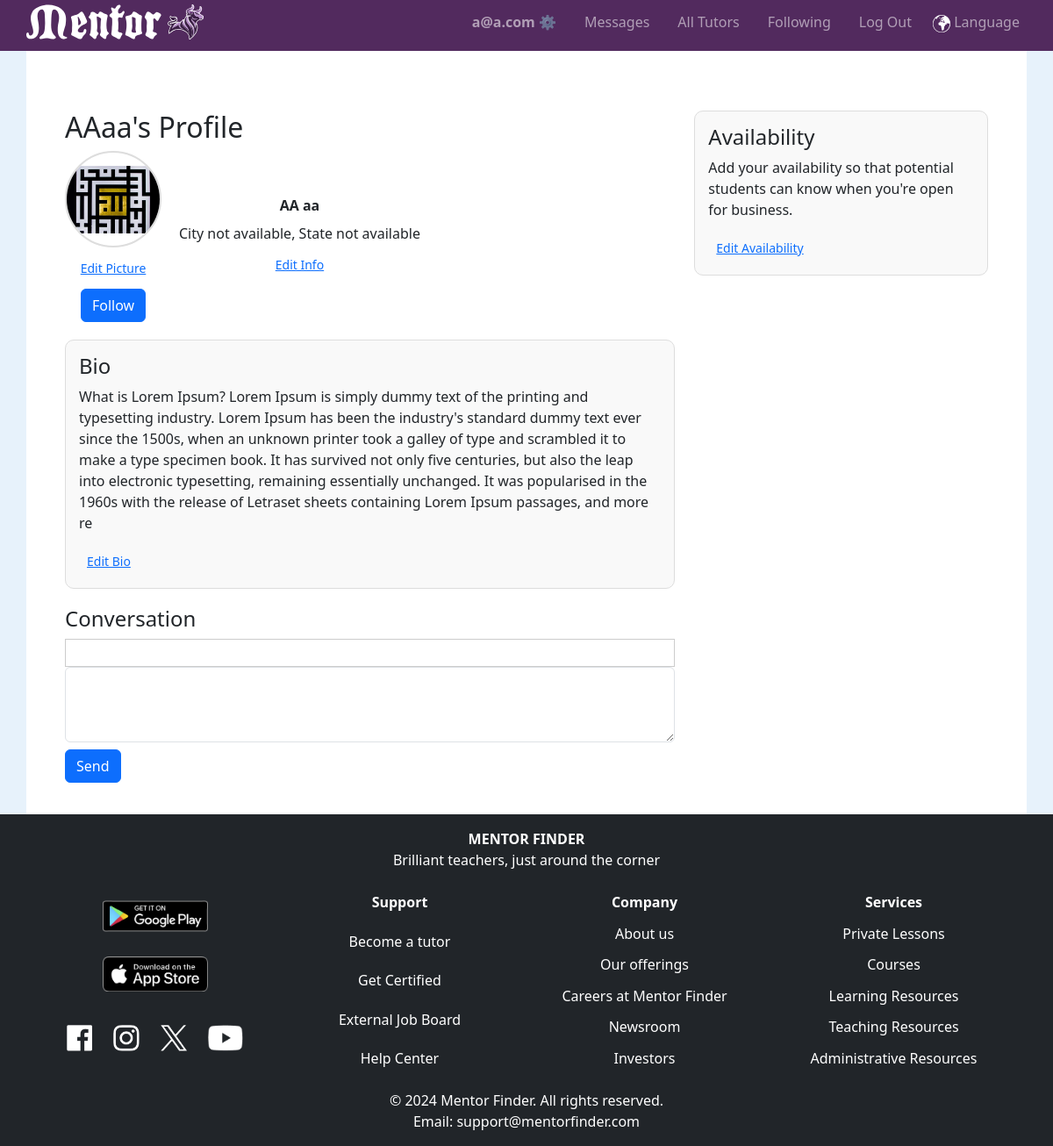
/my-profile/ (signed in), run on an earlier commit of the app's database.
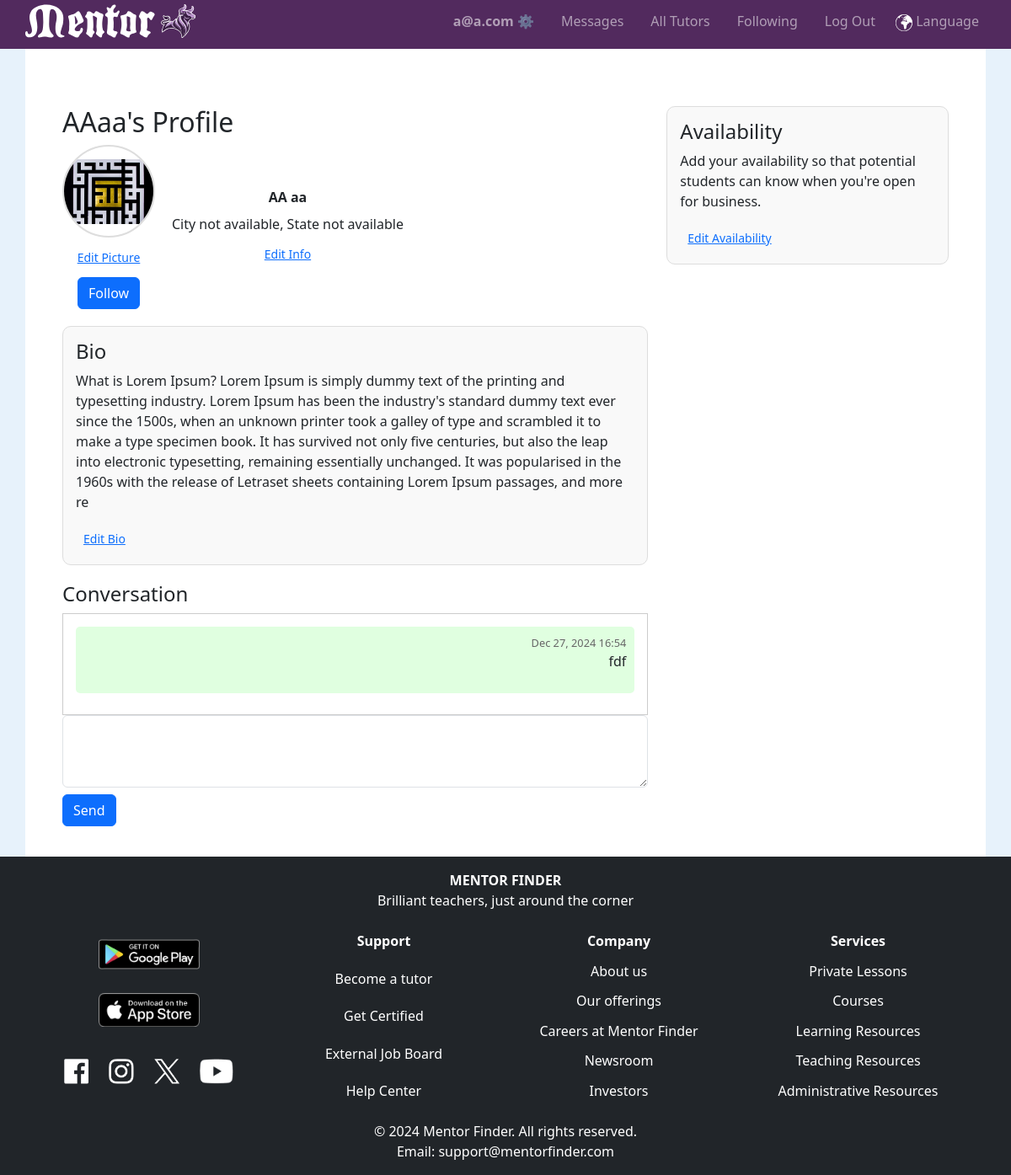
And on a later commit of the database.
### tutorhub/models.py (models this page shows, shortened)
class User(AbstractUser):
    nickname = models.CharField(max_length=50, blank=True, null=True)
    role = models.CharField(max_length=10, choices=UserRoles.choices, default=UserRoles.STUDENT)
    phone_number = PhoneNumberField(blank=True, null=True)
    birthdate = models.DateField(blank=True, null=True)
    bio = models.TextField(blank=True, null=True)
    profile_image = models.ImageField(upload_to="profile_images/", blank=True, null=True)
    show_address = models.BooleanField(default=False)
    show_phone_number = models.BooleanField(default=False)
    preferred_language = models.CharField(max_length=10, blank=True, null=True, default='en')
    time_zone = TimeZoneField(default='UTC', blank=True)
    address = models.OneToOneField(Address, on_delete=models.SET_NULL, blank=True, null=True)
    follows = models.ManyToManyField(
        "self",
        through="FollowRelation",
        through_fields=('follower', 'followee'),
        symmetrical=False,
        related_name="followed_by"
    )
    is_tutor = models.BooleanField(default=False)
    availability = models.JSONField(default=dict, blank=True, null=True)
    subject_levels = models.ManyToManyField('SubjectLevel', blank=True, related_name="users")

class Message(models.Model):
    sender = models.ForeignKey(User, related_name="sent_messages", on_delete=models.CASCADE)
    receiver = models.ForeignKey(User, related_name="received_messages", on_delete=models.CASCADE)
    content = models.TextField()
    timestamp = models.DateTimeField(auto_now_add=True)
    read = models.BooleanField(default=False)
    edited = models.BooleanField(default=False)
    edited_timestamp = models.DateTimeField(null=True, blank=True)
    deleted = models.BooleanField(default=False)  # Track if the message is deleted

### tutorhub/views.py (the view, shortened to what this page needs)
# urls.py: path('my-profile/', views.profile, name='my_profile'),
@login_required
def profile(request, user_id=None):
    profile_user = request.user if user_id is None else get_object_or_404(User, id=user_id)
    credentials = profile_user.credentials.all()
    scroll_to = request.GET.get('scroll_to')
    levels = Level.objects.all()
    subject_levels = profile_user.subject_levels.all()
    messages = Message.objects.filter(
        (Q(sender=request.user, receiver=profile_user) | Q(sender=profile_user, receiver=request.user))
    ).order_by('timestamp')
    for credential in credentials:
        credential.is_image = credential.file.url.lower().endswith(('.jpg', '.jpeg', '.png'))
    if request.method == "POST":
        content = request.POST.get('content')
        if content:
            Message.objects.create(sender=request.user, receiver=profile_user, content=content)
        return redirect('profile', user_id=user_id)
    days_of_week = ["Monday", "Tuesday", "Wednesday", "Thursday", "Friday", "Saturday", "Sunday"]
    display_name = profile_user.nickname or profile_user.first_name or "User"
    possessive_name = f"{display_name}'s" if not display_name.endswith('s') else f"{display_name}'"
    return render(request, 'tutorhub/profile.html', {
        'profile': profile_user,
        'credentials': credentials,
        'levels': levels,
        'subject_levels': subject_levels,
        'is_own_profile': profile_user == request.user,
        'days_of_week': days_of_week,
        'messages': messages,
        'scroll_to': scroll_to,
        'possessive_name': possessive_name,
    })

### tutorhub/templates/tutorhub/profile.html (shortened to what this page needs)
{% extends "tutorhub/layout.html" %}
{% load static %}
{% block body %}
<div class="container mt-5">
    <div class="row">
        <div class="col-md-8">
            <h2>{{ possessive_name }} Profile</h2>
            <div class="profile-header">
                <div id="stack-vertical">
                    {% if profile.profile_image %}
                        <img id="profile-img" src="{{ profile.profile_image.url }}" alt="{{ profile.nickname }}">
                    {% else %}
                        <img id="profile-img" src="{% static 'tutorhub/images/mentor-logo-bull.svg' %}" alt="Default Logo">
                    {% endif %}
                    {% if is_own_profile %}
                        <button class="btn btn-sm btn-link" data-bs-toggle="modal" data-bs-target="#editPictureModal">Edit Picture</button>
                    {% endif %}
                    {% if user.is_authenticated %}
                        <button class="btn btn-primary follow-btn" data-tutor-id="{{ profile.id }}">
                            {% if profile in user.followed_tutors.all %}
                                Unfollow
                            {% else %}
                                Follow
                            {% endif %}
                        </button>
                    {% endif %}
                </div>
                <div id="stack-vertical">
                    <strong>{{ profile.first_name }} {{ profile.last_name }}</strong>
                    <div>{{ profile.city|default:"City not available" }}, {{ profile.state|default:"State not available" }}</div>
                    {% if is_own_profile %}
                       <button class="btn btn-sm btn-link" data-bs-toggle="modal" data-bs-target="#editInfoModal">Edit Info</button>
                    {% endif %}
                </div>
            </div>
            <div class="bio-container">
                <h4>Bio</h4>
                <p>{{ profile.bio|default:"Tell students about yourself. Share what you like about teaching along with some interesting facts about yourself to spark their interest!" }}</p>
                {% if is_own_profile %}
                    <button class="btn btn-sm btn-link" data-bs-toggle="modal" data-bs-target="#edit_bio_modal">Edit Bio</button>
                {% endif %}
            </div>
            {% if user.is_authenticated %}
            <div class="messages-container">
                <h4>Conversation</h4>
                <div class="conversation-box">
                    {% for message in messages %}
                        <div id="message-{{ message.id }}" class="message {% if message.sender == request.user %}sent{% else %}received{% endif %}">
                            <span class="timestamp">{{ message.timestamp|date:"M d, Y H:i" }}</span>
                            <p>{{ message.content }}</p>
                        </div>
                    {% endfor %}
                </div>
                <form action="{% url 'profile' profile.id %}" method="post">
                    <textarea name="content" rows="3" class="form-control mb-2" required></textarea>
                    <button type="submit" class="btn btn-primary">Send</button>
                </form>
            </div>
            {% endif %}
        </div>
        <div class="col-md-4">
            <div class="right-column-section">
                <h4>Availability</h4>
                <ul>
                    {% for slot in profile.availability %}
                    <li>
                        <strong>{{ slot.day|title }}:</strong> {{ slot.start }} - {{ slot.end }}
                    </li>
                    {% empty %}
                    <p>Add your availability so that potential students can know when you're open for business.</p>
                    {% endfor %}
                </ul>
                {% if is_own_profile %}
                    <button class="btn btn-sm btn-link" data-bs-toggle="modal" data-bs-target="#edit_availability_modal">Edit Availability</button>
                {% endif %}
            </div>
        </div>
    </div>
</div>
{% endblock %}

### tutorhub/templates/tutorhub/layout.html (shortened to what this page needs)
{% load static %}
<!DOCTYPE html>
<html lang="en">
    <head>
        <link href="https://cdn.jsdelivr.net/npm/bootstrap@5.3.0/dist/css/bootstrap.min.css" rel="stylesheet">
        <link rel="stylesheet" href="{% static 'tutorhub/styles.css' %}">
    </head>
    <body>
    <nav class="navbar navbar-expand-lg navbar-dark sticky-top">
        <a class="navbar-brand" href="{% url 'index' %}">
            <div>
                <img class="navbar-logo" src="{% static '/tutorhub/images/mentor-logo-web.svg' %}" alt="Mentor Logo" class="logo">
            </div>
        </a>
        <div class="collapse navbar-collapse" id="navbarNav">
            <ul class="navbar-nav ms-auto flex-row">
                {% if user.is_authenticated %}
                <li class="nav-item px-2"><a class="nav-link" id="menu-username" href="{% url 'my_profile' %}"><strong>{{ user.username }} ⚙️</strong></a></li>
                <li class="nav-item px-2"><a class="nav-link" id="menu-messages" href="{% url 'messages' %}">Messages</a></li>
                {% endif %}
                <li class="nav-item px-2"><a class="nav-link" id="menu-all-tutors" href="{% url 'index' %}">All Tutors</a></li>
                {% if user.is_authenticated %}
                <li class="nav-item px-2"><a class="nav-link" id="menu-following" href="{% url 'index' %}?view=following">Following</a></li>
                <li class="nav-item px-2"><a class="nav-link" href="{% url 'logout' %}">Log Out</a></li>
                {% else %}
                <li class="nav-item px-2"><a class="nav-link" href="{% url 'login' %}">Log In</a></li>
                <li class="nav-item px-2"><a class="nav-link" href="{% url 'register' %}">Register</a></li>
                {% endif %}
                <li class="nav-item"><a class="nav-link" href="#" data-bs-toggle="modal" data-bs-target="#languageModal"><img src="{% static 'tutorhub/images/language_icon.png' %}" alt="Language" height="20"> Language</a></li>
            </ul>
        </div>
    </nav>
    <div id="main-content">
        {% block body %}
        {% endblock %}
    </div>
    </body>
    <footer class="footer bg-dark text-white mt-auto py-3">
        <div class="container footer-title">
            <div class="text-center mb-4">
                <div style="font-weight: bold;">MENTOR FINDER</div>
                <div>Brilliant teachers, just around the corner</div>
            </div>
            <div class="row">
                <div class="col-md-3 text-center">
                    <ul class="list-unstyled footer-links">
                        <li style="margin: 10px 0;"><a href="https://play.google.com/store/apps/details?id=your.app.id" target="_blank"><img src="{% static 'tutorhub/images/social_media_links/google_play.png' %}" alt="Get it on Google Play" width="120"></a></li>
                        <li style="margin: 10px 0;"><a href="https://play.google.com/store/apps/details?id=your.app.id" target="_blank"><img src="{% static 'tutorhub/images/social_media_links/app_store.png' %}" alt="Download on the App Store" width="120"></a></li>
                        <li style="margin: 10px 0;">
                            <img style="margin: 10px;" src="{% static 'tutorhub/images/social_media_links/facebook.png' %}" alt="Facebook" height="30">
                            <img style="margin: 10px;" src="{% static 'tutorhub/images/social_media_links/instagram.png' %}" alt="Instagram" height="30">
                            <img style="margin: 10px;" src="{% static 'tutorhub/images/social_media_links/x.png' %}" alt="X" height="30">
                            <img style="margin: 10px;" src="{% static 'tutorhub/images/social_media_links/youtube.png' %}" alt="youtube" height="30">
                        </li>
                    </ul>
                </div>
                <div class="col-md-3 text-center">
                    <div>
                        <ul class="list-unstyled footer-links">
                            <li>Support</li>
                            <li>Become a tutor</li>
                            <li>Get Certified</li>
                            <li>External Job Board</li>
                            <li>Help Center</li>
                        </ul>
                    </div>
                </div>
                <div class="col-md-3 text-center">
                    <div>
                        <ul class="list-unstyled footer-links">
                            <li>Company</li>
                            <li>About us</li>
                            <li>Our offerings</li>
                            <li>Careers at Mentor Finder</li>
                            <li>Newsroom</li>
                            <li>Investors</li>
                        </ul>
                    </div>
                </div>
                <div class="col-md-3 text-center">
                    <div>
                        <ul class="list-unstyled footer-links">
                            <li>Services</li>
                            <li>Private Lessons</li>
                            <li>Courses</li>
                            <li>Learning Resources</li>
                            <li>Teaching Resources</li>
                            <li>Administrative Resources</li>
                        </ul>
                    </div>
                </div>
            </div>
            <div class="text-center mt-4">
                <div>© {% now "Y" %} Mentor Finder. All rights reserved.</div>
                <div>Email: support@mentorfinder.com</div>
            </div>
        </div>
    </footer>
</html>

### tutorhub/static/tutorhub/styles.css (style rules this page uses)
body { background-color: rgb(231, 242, 251); }
html, body { height: 100%; margin: 0; display: flex; flex-direction: column; }
.form-control { width: 100%; max-width: none; }
.row { margin-left: 0; margin-right: 0; }
.col-md-6, .col-md-3 { padding-left: 0; padding-right: 0; }
.row > div:not(:last-child) { padding-right: 10px; }
#profile-img { width: 110px; height: 110px; object-fit: scale-down; border-radius: 50%; border: 2px solid #ddd; }
#main-content { background-color: white; margin: 0 30px; width: auto; display: flex; flex-direction: column; flex: 1; padding: 20px; }
.navbar { background-color: #522A5E; padding: 0 30px 8px 30px; }
.navbar-brand { font-size: xx-large }
.navbar-logo { height: 40px; width: auto; max-height: 50px; }
ul { list-style: none; }
textarea { min-height: 400px; }
#stack-vertical { display: flex; flex-direction: column; align-items: center; gap: 8px; }
.profile-header { display: flex; gap: 20px; align-items: center; }
.bio-container { margin-top: 20px; padding: 15px; border: 1px solid #ddd; border-radius: 10px; background-color: #f9f9f9; }
.messages-container { margin-top: 20px; }
.conversation-box { border: 1px solid #ccc; padding: 15px; max-height: 400px; overflow-y: auto; }
.message { margin-bottom: 10px; padding: 10px; border-radius: 5px; }
.message.sent { background-color: #e0ffe0; text-align: right; }
.timestamp { font-size: 0.8em; color: #666; }
.right-column-section { padding: 15px; border: 1px solid #ddd; border-radius: 10px; background-color: #f9f9f9; margin-bottom: 20px; }
.right-column-section ul { padding: 0; list-style: none; }
.footer { background-color: #222326; margin-top: auto; }
.footer-title { font-size: medium; }
.footer-links { height: 100%; display: flex; flex-direction: column; justify-content: space-between; }
.footer-links li:first-child { font-weight: bold; }

What changed in the data, as far as the page shows it:
added Message: timestamp "Dec 27, 2024 16:54", content "fdf"
